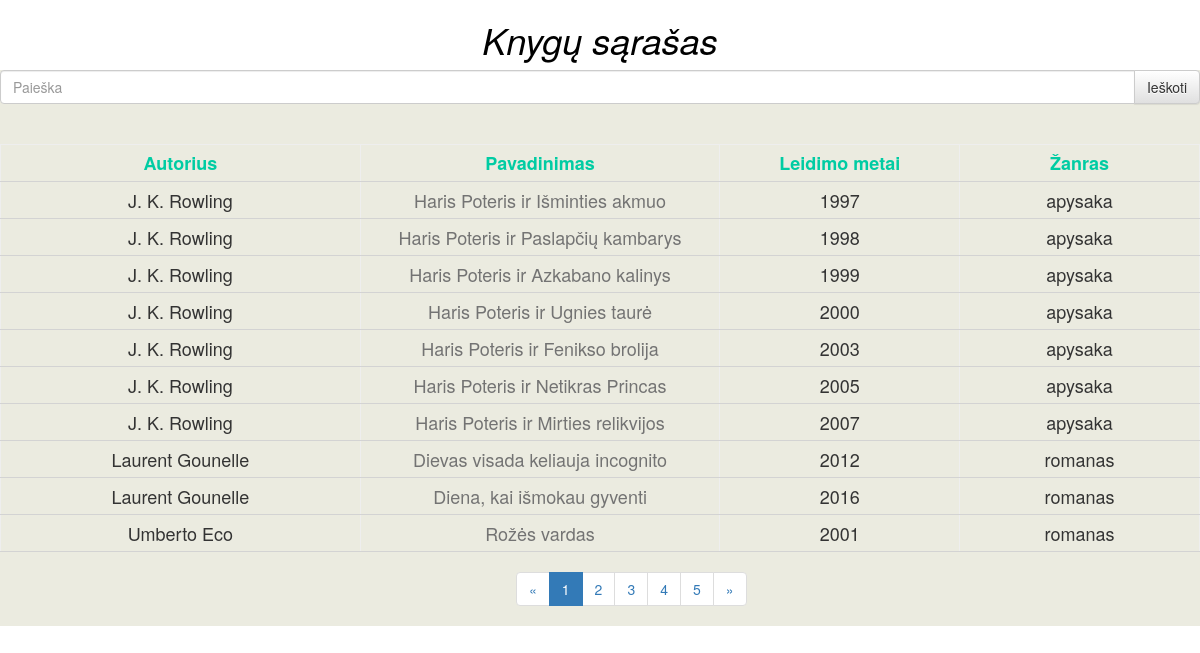
The page / on the database its author committed.
### tables this page shows
CREATE TABLE `knygu_sarasas` (
  `nr` int(50) NOT NULL,
  `pavadinimas` varchar(100) NOT NULL,
  `metai` float NOT NULL,
  `autorius` varchar(200) NOT NULL,
  `zanras` varchar(50) NOT NULL
);

### index.php (the view, shortened to what this page needs)
<html>
    <head>
        <link rel="stylesheet" href="https://maxcdn.bootstrapcdn.com/bootstrap/3.3.7/css/bootstrap.min.css">
        <link rel="stylesheet" href="https://maxcdn.bootstrapcdn.com/bootstrap/3.3.7/css/bootstrap-theme.min.css">
        <link rel="stylesheet" type="text/css" href="main.css">
    </head>
    <body>
        <div class="wrapper">
            <i><h1><a id="tekstas" href="index.php">Knygų sąrašas</a></h1></i>
            <div id="content">
                <form method="post" action="index.php">
                    <div class="input-group">
                        <input class="form-control" type="text" name="search2" id="input" placeholder="Paieška">
                        <span class="input-group-btn">
                            <input class="btn btn-default" id="button" type="submit" name="search" value="Ieškoti">
                        </span>
                    </div>
                    <br><br>
                        <?php
                            $conn = mysqli_connect('mysql.hostinger.lt', 'u394434564_root', 'knygos', 'u394434564_demo');
                            if(isset($_POST['search'])){
                                $search2=$_POST['search2'];
                                $query= "select * from knygu_sarasas where concat(autorius,pavadinimas,metai,zanras) like '%".$search2."%'";
                                $search=filter($query);
                                $pagination='';
                            }
                            else{
                                $sql2 = "SELECT COUNT(pavadinimas) FROM knygu_sarasas";
                                $result2=mysqli_query($conn,$sql2);
                                $row=mysqli_fetch_row($result2);
                                $rows=$row[0];
                                $limit=10;
                                $last=ceil($rows/$limit);
                                $pnum=1;
                                $limit2=($pnum-1)*$limit;
                                if (isset($_GET['sort'])){
                                    if($_GET['sort'] == 'autorius'){
                                        $query2="SELECT * FROM knygu_sarasas ORDER BY autorius";
                                    }
                                    else if ($_GET['sort'] == 'pavadinimas')
                                    {
                                        $query2="SELECT * FROM knygu_sarasas ORDER BY pavadinimas";
                                    }
                                    else if ($_GET['sort'] == 'metai')
                                    {
                                        $query2="SELECT * FROM knygu_sarasas ORDER BY metai";
                                    }
                                    else if($_GET['sort'] == 'zanras')
                                    {
                                        $query2="SELECT * FROM knygu_sarasas ORDER BY zanras";
                                    }
                                    $search=filter($query2);
                                    $pagination='';
                                }
                                else if(!isset($_GET['sort'])){
                                    $query="SELECT * FROM knygu_sarasas LIMIT $limit2, $limit";
                                    $search=filter($query);
                                    $pagination='';
                                    if($last!=1){
                                        $pagination.='<ul class="pagination">';
                                            $ankstesnis=$pnum-1;
                                            $pagination.='<li><a href="'.$_SERVER['PHP_SELF'].'?pn='.$ankstesnis.'" aria-label="Previous"><span aria-hidden="true">&laquo;</span></a></li>  ';
                                        $pagination.='<li class="active"><a href="'.$_SERVER['PHP_SELF'].'?pn='.$pnum.'">'.$pnum.'</a></li>';
                                        for($i=$pnum+1; $i<=$last; $i++){
                                                $pagination.='<li ><a href="'.$_SERVER['PHP_SELF'].'?pn='.$i.'">'.$i.'</a></li> ';
                                                if($i>=$pnum+4){
                                                    break;
                                                }
                                            }
                                            $sekantis=$pnum+1;
                                            $pagination.='<li><a href="'.$_SERVER['PHP_SELF'].'?pn='.$sekantis.'" aria-label="Next"><span aria-hidden="true">&raquo;</span></a></li>';
                                        $pagination.='</ul>';
                                    }
                                }
                            }
                            function filter($query){
                                $conn=mysqli_connect('mysql.hostinger.lt', 'u394434564_root', 'knygos', 'u394434564_demo');
                                mysqli_set_charset($conn, 'utf8');
                                $result=mysqli_query($conn, $query);
                                return $result;
                            }
                            echo '<table  id="table" border="solid 1px">';
                            echo '<col width="30%"><col width="30%"><col width="20%"><col width="20%">';
                            echo '<tr>';
                            echo '<th><a id="color" href="index.php?sort=autorius">Autorius</a></th>';
                            echo '<th><a id="color" href="index.php?sort=pavadinimas">Pavadinimas</a></th>';
                            echo '<th><a id="color" href="index.php?sort=metai">Leidimo metai</a></th>';
                            echo '<th><a id="color"href="index.php?sort=zanras">Žanras</a></th>';
                            echo '</tr>';
                            while ($row=mysqli_fetch_array($search, MYSQLI_ASSOC)){
                                $nr = $row['nr'];
                                echo '<tr>';
                                echo '<td class="a" id="autorius">'.$row['autorius'].'</td>';
                                echo '<td class="a" id="pavadinimas"><a id="pav" href="informacija.php?nr='.$nr.'">'.$row['pavadinimas'].'</a></td>';
                                echo '<td class="a" id="metai">'.$row['metai'].'</td>';
                                echo '<td class="a" id="zanras">'.$row['zanras'].'</td>';
                                echo '</tr>';
                            }
                            echo '</table>';
                        ?>
                    <div id="control"><?php echo $pagination; ?></div>
                </form>
            </div>
        </div>
    </body>
</html>

### main.css (style rules this page uses)
.wrapper { height:100%; }
#content { background-color: #ebebe0; }
h1 { text-align: center; }
td, th { text-align: center; line-height: 36px; border-bottom: 1px solid lightgrey; }
#color { color: #00cca3; }
#tekstas { color: black; }
#pav { color: #737373; }
#table { width: 100%; border: none; font-size: 18px; }
ul { position:relative; left:43%; }

### rows shown on the page
knygu_sarasas: autorius "J. K. Rowling", pavadinimas "Haris Poteris ir Išminties akmuo", metai "1997", zanras "apysaka"
knygu_sarasas: autorius "J. K. Rowling", pavadinimas "Haris Poteris ir Paslapčių kambarys", metai "1998", zanras "apysaka"
knygu_sarasas: autorius "J. K. Rowling", pavadinimas "Haris Poteris ir Azkabano kalinys", metai "1999", zanras "apysaka"
knygu_sarasas: autorius "J. K. Rowling", pavadinimas "Haris Poteris ir Ugnies taurė", metai "2000", zanras "apysaka"
knygu_sarasas: autorius "J. K. Rowling", pavadinimas "Haris Poteris ir Fenikso brolija", metai "2003", zanras "apysaka"
knygu_sarasas: autorius "J. K. Rowling", pavadinimas "Haris Poteris ir Netikras Princas", metai "2005", zanras "apysaka"
knygu_sarasas: autorius "J. K. Rowling", pavadinimas "Haris Poteris ir Mirties relikvijos", metai "2007", zanras "apysaka"
knygu_sarasas: autorius "Laurent Gounelle", pavadinimas "Dievas visada keliauja incognito", metai "2012", zanras "romanas"
knygu_sarasas: autorius "Laurent Gounelle", pavadinimas "Diena, kai išmokau gyventi", metai "2016", zanras "romanas"
knygu_sarasas: autorius "Umberto Eco", pavadinimas "Rožės vardas", metai "2001", zanras "romanas"

### other values the page prints
$pnum "1"
